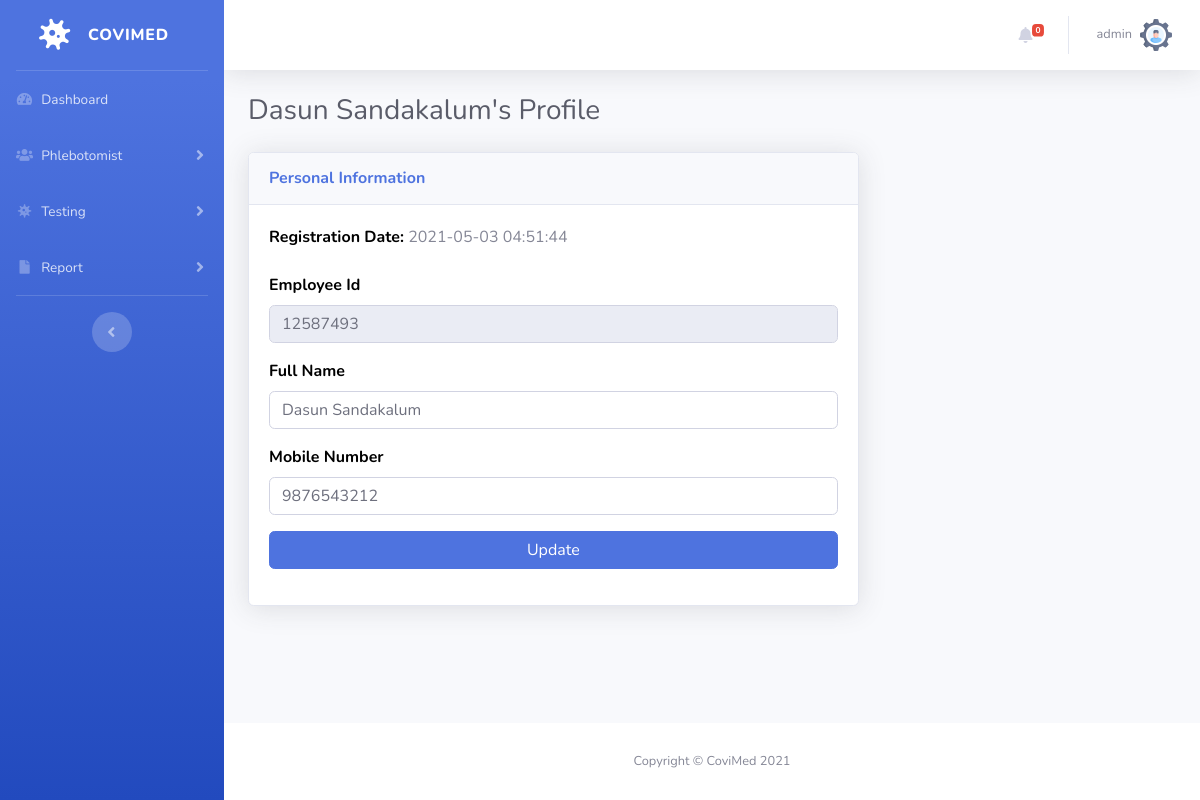
/covid-tms/edit-phlebotomist.php?pid=3 (signed in), run on the app's committed database.
### tables this page shows
CREATE TABLE `tblphlebotomist` (
  `id` int(11) NOT NULL,
  `EmpID` varchar(100) DEFAULT NULL,
  `FullName` varchar(120) DEFAULT NULL,
  `MobileNumber` bigint(12) DEFAULT NULL,
  `RegDate` timestamp NULL DEFAULT current_timestamp()
);

### covid-tms/edit-phlebotomist.php (the view, shortened to what this page needs)
<?php session_start();
include_once('includes/config.php');
if (strlen($_SESSION['aid']==0)) {
  header('location:logout.php');
  } else{
?>
<!DOCTYPE html>
<html lang="en">
<head>
    <link href="vendor/fontawesome-free/css/all.min.css" rel="stylesheet" type="text/css">
    <link href="css/sb-admin-2.min.css" rel="stylesheet">
</head>
<body id="page-top">
    <div id="wrapper">
<?php include_once('includes/sidebar.php');?>
        <div id="content-wrapper" class="d-flex flex-column">
            <div id="content">
          <?php include_once('includes/topbar.php');?>
                <div class="container-fluid">
<?php
$pid=intval($_GET['pid']);
$query=mysqli_query($con,"select * from tblphlebotomist where id='$pid'");
while($row=mysqli_fetch_array($query)){
?>
<h1 class="h3 mb-4 text-gray-800"><?php echo $row['FullName'];?>'s Profile</h1>
<form name="editphlebotomist" method="post">
  <div class="row">
                        <div class="col-lg-8">
                            <div class="card shadow mb-4">
                                <div class="card-header py-3">
                                    <h6 class="m-0 font-weight-bold text-primary">Personal Information</h6>
                                </div>
                                <div class="card-body">
 <div class="form-group">
                            <label>Registration Date: </label>
                                     <?php echo $row['RegDate'];?>
                                        </div>
                  <div class="form-group">
                            <label>Employee Id</label>
                             <input type="text" class="form-control" id="empid" name="empid"  value="<?php echo $row['EmpID'];?>"  readonly="true" >
                                        </div>
                        <div class="form-group">
                            <label>Full Name</label>
                                            <input type="text" class="form-control" id="fullname" name="fullname"  placeholder="Enter your full name..." pattern="[A-Za-z ]+" title="letters only" value="<?php echo $row['FullName'];?>" required="true">
                                        </div>
                                        <div class="form-group">
                                             <label>Mobile Number</label>
                                  <input type="text" class="form-control" id="mobilenumber" name="mobilenumber" placeholder="Please enter your mobile number" pattern="[0-9]{10}" title="10 numeric characters only" value="<?php echo $row['MobileNumber'];?>" required="true" >
                                        </div>
        <div class="form-group">
                                 <input type="submit" class="btn btn-primary btn-user btn-block" name="update" id="update" value="Update">
                             </div>
                                </div>
                            </div>
                        </div>
                    </div>
</form>
<?php } ?>
                </div>
            </div>
           <?php include_once('includes/footer.php');?>
        </div>
    </div>
</body>
</html>
<?php } ?>

### covid-tms/includes/topbar.php (shortened to what this page needs)
      <nav class="navbar navbar-expand navbar-light bg-white topbar mb-4 static-top shadow">
            <?php if($_SESSION['aid']):?>
                    <ul class="navbar-nav ml-auto">
<?php $query=mysqli_query($con,"select * from tbltestrecord where ReportStatus is null");
$count=mysqli_num_rows($query);
?>
                        <li class="nav-item dropdown no-arrow mx-1">
                            <a class="nav-link dropdown-toggle" href="#" id="alertsDropdown" role="button"
                                data-toggle="dropdown" aria-haspopup="true" aria-expanded="false">
                                <i class="fas fa-bell fa-fw"></i>
                                <span class="badge badge-danger badge-counter"><?php echo $count;?></span>
                            </a>
                        </li>
                        <li class="nav-item dropdown no-arrow">
                            <a class="nav-link dropdown-toggle" href="#" id="userDropdown" role="button"
                                data-toggle="dropdown" aria-haspopup="true" aria-expanded="false">
                <?php
$adid=$_SESSION['aid'];
$ret1=mysqli_query($con,"select AdminName from tbladmin where ID='$adid'");
while($row1=mysqli_fetch_array($ret1)){
?>
                                <span class="mr-2 d-none d-lg-inline text-gray-600 small"><?php  echo $row1['AdminName'];?></span>
                           <?php } ?>
                                <img class="img-profile rounded-circle"
                                    src="img/admin.png">
                            </a>
                        </li>
                    </ul>
                <?php endif;?>
                </nav>

### covid-tms/edit-phlebotomist.php (style rules this page uses)
label { font-size:16px; font-weight:bold; color:#000; }

### data on the page
tblphlebotomist: FullName "Dasun Sandakalum", RegDate "2021-05-03 04:51:44", empid "12587493", fullname "Dasun Sandakalum", mobilenumber "9876543212"

### other printed values
$count "0"
$row1['AdminName'] "admin"
